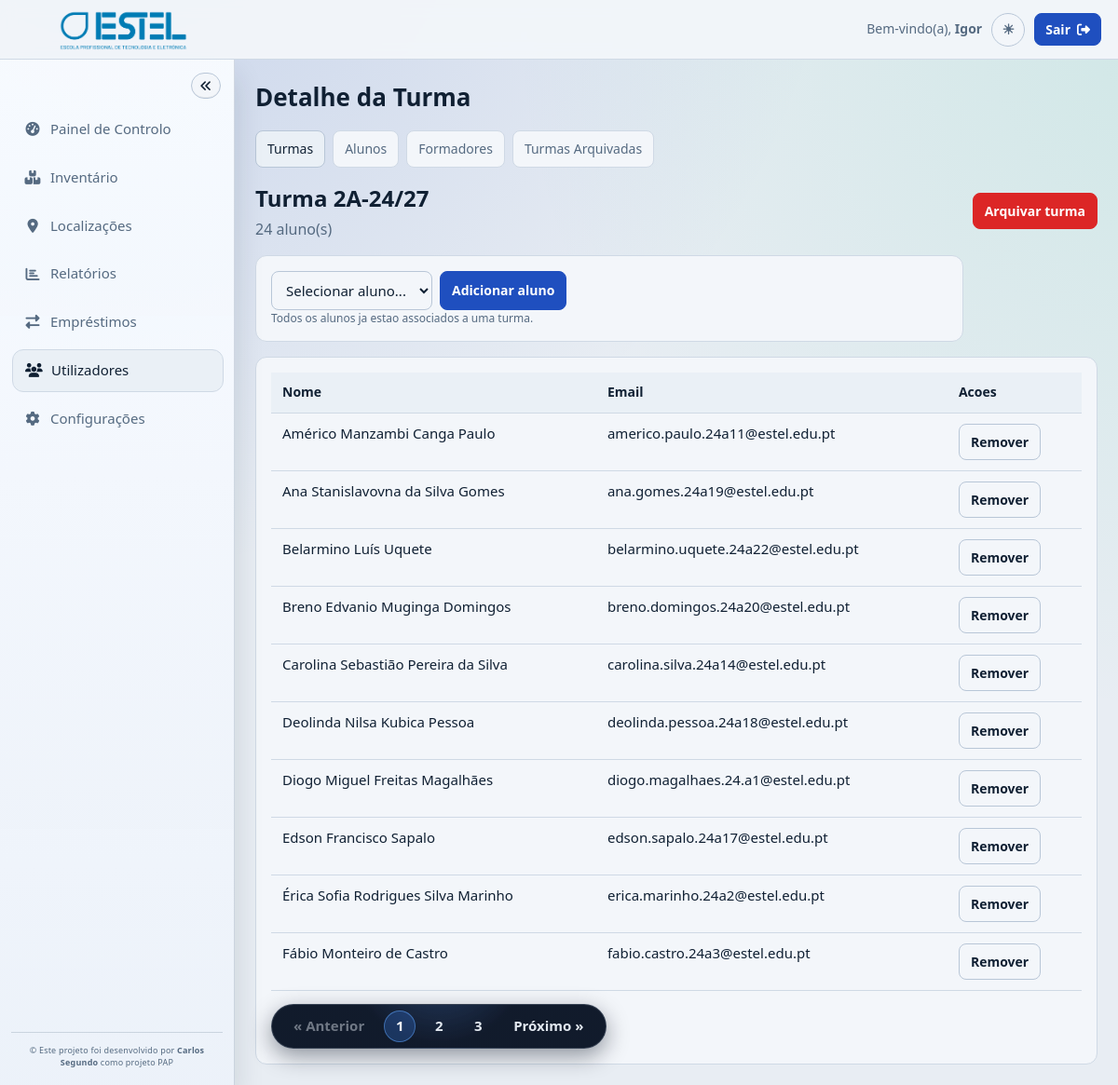
/dashboard/utilizadores/turmas/detail.php?id=7 (signed in), run on the app's committed database.
### tables this page shows
CREATE TABLE IF NOT EXISTS `turma` (
  `id` INT UNSIGNED NOT NULL AUTO_INCREMENT,
  `nome` VARCHAR(120) NOT NULL,
  `ativa` TINYINT(1) NOT NULL DEFAULT 1,
  PRIMARY KEY (`id`),
  UNIQUE KEY `uq_turma_nome` (`nome`),
  KEY `idx_turma_ativa_nome` (`ativa`, `nome`)
);

CREATE TABLE IF NOT EXISTS `cliente` (
  `id` INT UNSIGNED NOT NULL AUTO_INCREMENT,
  `nome` VARCHAR(100) NOT NULL,
  `email` VARCHAR(150) NOT NULL,
  PRIMARY KEY (`id`),
  UNIQUE KEY `uq_cliente_email` (`email`),
  KEY `idx_cliente_nome` (`nome`)
);

### dashboard/utilizadores/shared/common.php (called while the page is built, shortened)
<?php
function util_e(?string $value): string
{
    return htmlspecialchars((string) $value, ENT_QUOTES, 'UTF-8');
}

### dashboard/utilizadores/turmas/detail.php (the view, shortened to what this page needs)
<?php
require_once __DIR__ . "/../shared/layout.php";
$turmaId = (int) ($_GET['id'] ?? 0);
$stmtTurma = $pdo->prepare(
    "SELECT t.id, t.nome, t.ativa, COUNT(ta.id) AS total_alunos
     FROM turma t
     LEFT JOIN turma_aluno ta ON ta.turma_id = t.id
     WHERE t.id = :id
     GROUP BY t.id, t.nome, t.ativa"
);
$stmtTurma->execute(['id' => $turmaId]);
$turma = $stmtTurma->fetch();
$stmtAlunos = $pdo->prepare(
    "SELECT c.id, c.nome, c.email
     FROM turma_aluno ta
     INNER JOIN cliente c ON c.id = ta.aluno_id
     WHERE ta.turma_id = :id
     ORDER BY c.nome ASC"
);
$stmtAlunos->execute(['id' => $turmaId]);
$alunos = $stmtAlunos->fetchAll();
$stmtDisponiveis = $pdo->prepare(
    "SELECT c.id, c.nome, c.email
     FROM cliente c
     WHERE NOT EXISTS (
        SELECT 1
        FROM turma_aluno ta
        WHERE ta.aluno_id = c.id
     )
     ORDER BY c.nome ASC"
);
$stmtDisponiveis->execute();
$alunosDisponiveis = $stmtDisponiveis->fetchAll();
$isAtiva = (int) $turma['ativa'] === 1;
?>
<div class="detail-head">
  <div>
    <h2><?php echo util_e($turma['nome']); ?></h2>
    <p><?php echo (int) $turma['total_alunos']; ?> aluno(s)</p>
  </div>
  <div class="detail-actions">
    <?php if ($isAtiva): ?>
      <form method="post" action="archive.php" onsubmit="return confirm('Arquivar esta turma?');">
        <button class="btn btn-danger" type="submit">Arquivar turma</button>
      </form>
    <?php endif; ?>
  </div>
</div>
<?php if ($isAtiva): ?>
<section class="panel panel-form">
  <form class="inline-create" method="post" action="add_student.php">
    <select name="aluno_id" required>
      <option value="">Selecionar aluno...</option>
    </select>
    <button class="btn btn-primary" type="submit">Adicionar aluno</button>
  </form>
  <?php if (!$alunosDisponiveis): ?>
    <p class="inline-hint">Todos os alunos ja estao associados a uma turma.</p>
  <?php endif; ?>
</section>
<?php endif; ?>
<section class="panel">
  <table class="table">
    <thead>
      <tr>
        <th>Nome</th>
        <th>Email</th>
        <th>Acoes</th>
      </tr>
    </thead>
    <tbody>
      <?php foreach ($alunos as $aluno): ?>
        <tr>
          <td><?php echo util_e($aluno['nome']); ?></td>
          <td><?php echo util_e($aluno['email']); ?></td>
          <td>
            <?php if ($isAtiva): ?>
              <form method="post" action="remove_student.php" onsubmit="return confirm('Remover aluno desta turma?');">
                <button class="btn btn-secondary" type="submit">Remover</button>
              </form>
            <?php endif; ?>
          </td>
        </tr>
      <?php endforeach; ?>
    </tbody>
  </table>
</section>

### css/utilizadores.css (style rules this page uses)
:root { --bg: #e8edf3; --surface: #f3f6fa; --surface-muted: #eaf0f6; --line: #cfd9e5; --line-strong: #b8c6d7; --text: #102033; --muted: #556a81; --primary: #1f4fbf; --primary-hover: #193f97; --danger: #dc2626; --danger-hover: #b91c1c; --success-bg: #e4f3e9; --success-text: #166534; --error-bg: #f7e8e8; --error-text: #b91c1c; }
* { margin: 0; padding: 0; box-sizing: border-box; font-family: "Segoe UI", Arial, sans-serif; }
body { background: var(--bg); color: var(--text); line-height: 1.45; }
.inline-create { display: flex; gap: 8px; flex-wrap: wrap; }
.inline-hint { font-size: 12px; color: var(--muted); }
.panel { border-radius: 12px; border: 1px solid var(--line); background: var(--surface); padding: 16px; }
.panel + .panel { margin-top: 16px; }
.panel-form { max-width: 760px; }
.table { width: 100%; border-collapse: collapse; }
.table th { text-align: left; padding: 11px 12px; border-bottom: 1px solid var(--line); background: var(--surface-muted); color: var(--text); font-size: 14px; font-weight: 700; }
.table td { padding: 11px 12px; border-bottom: 1px solid var(--line); color: var(--text); font-size: 15px; vertical-align: top; }
.inline-form select, .inline-create input, .inline-create select, .inline-create input[type="file"], .form-grid input, .form-grid select, .form-grid textarea { width: 100%; border: 1px solid var(--line-strong); border-radius: 8px; background: var(--surface); color: var(--text); padding: 9px 11px; font-size: 15px; outline: none; }
.inline-create input, .inline-create select, .inline-create input[type="file"] { width: auto; }
.detail-head { margin-bottom: 16px; display: flex; flex-wrap: wrap; align-items: center; justify-content: space-between; gap: 10px; }
.detail-head h2 { font-size: 24px; margin-bottom: 4px; }
.detail-head p { color: var(--muted); }
.detail-actions { display: flex; gap: 8px; flex-wrap: wrap; }
.btn { display: inline-flex; align-items: center; justify-content: center; gap: 7px; padding: 9px 12px; border-radius: 8px; border: 1px solid var(--line-strong); background: var(--surface); color: var(--text); font-size: 14px; font-weight: 600; text-decoration: none; cursor: pointer; transition: background 0.18s ease, border-color 0.18s ease, color 0.18s ease; }
.btn-primary { background: var(--primary); border-color: var(--primary); color: #ffffff; }
.btn-secondary { background: var(--surface); border-color: var(--line-strong); color: var(--text); }
.btn-danger { background: var(--danger); border-color: var(--danger); color: #ffffff; }
:root { --topbar-height: 64px; --sidebar-width: 252px; --sidebar-collapsed-width: 88px; --sidebar-shadow: 0 18px 30px rgba(16, 32, 51, 0.14); }
* { font-family: "Segoe UI Variable Text", "Segoe UI", "Trebuchet MS", sans-serif; }
body { background: radial-gradient(circle at 10% -15%, rgba(31, 79, 191, 0.17), transparent 46%), radial-gradient(circle at 110% 0%, rgba(16, 185, 129, 0.12), transparent 44%), var(--bg); }
html, body { max-width: 100%; overflow-x: hidden; }
.topbar-right > *, .inline-create > *, .detail-actions > *, .form-actions > * { min-width: 0; }
.detail-actions form, .form-actions form { margin: 0; }

### data on the page
turma: nome "Turma 2A-24/27"
cliente: nome "Américo Manzambi Canga Paulo", email "americo.paulo.24a11@estel.edu.pt"
cliente: nome "Ana Stanislavovna da Silva Gomes", email "ana.gomes.24a19@estel.edu.pt"
cliente: nome "Belarmino Luís Uquete", email "belarmino.uquete.24a22@estel.edu.pt"
cliente: nome "Breno Edvanio Muginga Domingos", email "breno.domingos.24a20@estel.edu.pt"
cliente: nome "Carolina Sebastião Pereira da Silva", email "carolina.silva.24a14@estel.edu.pt"
cliente: nome "Deolinda Nilsa Kubica Pessoa", email "deolinda.pessoa.24a18@estel.edu.pt"
cliente: nome "Diogo Miguel Freitas Magalhães", email "diogo.magalhaes.24.a1@estel.edu.pt"
cliente: nome "Edson Francisco Sapalo", email "edson.sapalo.24a17@estel.edu.pt"
cliente: nome "Érica Sofia Rodrigues Silva Marinho", email "erica.marinho.24a2@estel.edu.pt"
cliente: nome "Fábio Monteiro de Castro", email "fabio.castro.24a3@estel.edu.pt"

### other printed values
$userName "Igor"
dashboard_sidebar_escape($label) "Painel de Controlo"
dashboard_sidebar_escape($label) "Inventário"
dashboard_sidebar_escape($label) "Localizações"
dashboard_sidebar_escape($label) "Relatórios"
dashboard_sidebar_escape($label) "Empréstimos"
dashboard_sidebar_escape($label) "Utilizadores"
dashboard_sidebar_escape($label) "Configurações"
util_e($title) "Detalhe da Turma"
$turma['total_alunos'] "24"
